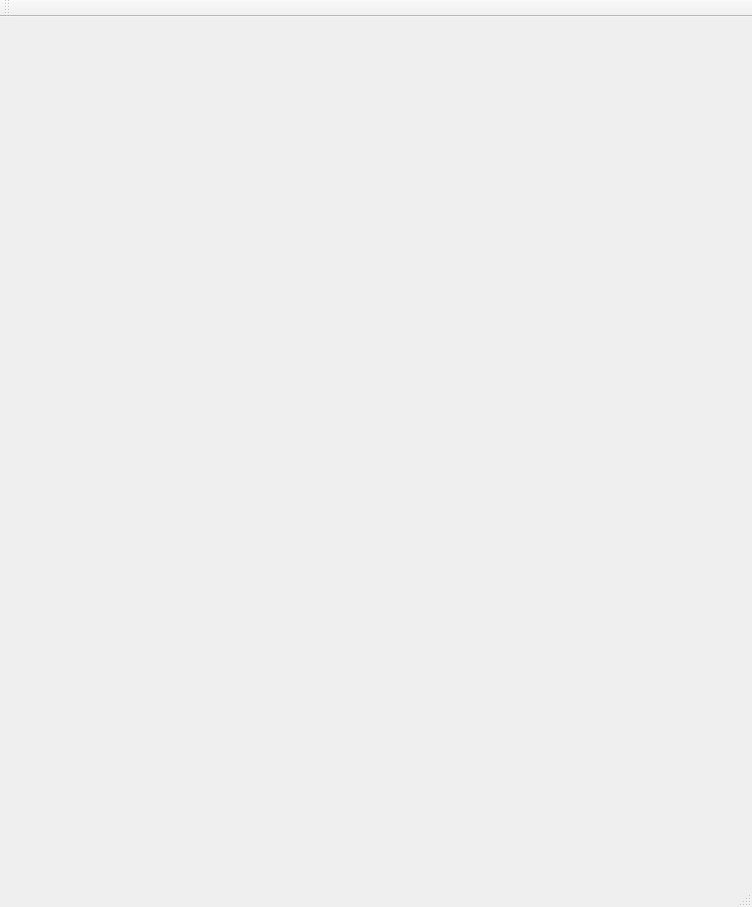
<?xml version="1.0" encoding="UTF-8"?>
<ui version="4.0">
 <class>MainWindow</class>
 <widget class="QMainWindow" name="MainWindow">
  <property name="geometry">
   <rect>
    <x>0</x>
    <y>0</y>
    <width>752</width>
    <height>907</height>
   </rect>
  </property>
  <property name="sizePolicy">
   <sizepolicy hsizetype="Ignored" vsizetype="Ignored">
    <horstretch>0</horstretch>
    <verstretch>0</verstretch>
   </sizepolicy>
  </property>
  <property name="windowTitle">
   <string>MainWindow</string>
  </property>
  <widget class="QWidget" name="centralWidget">
   <property name="enabled">
    <bool>true</bool>
   </property>
   <property name="sizePolicy">
    <sizepolicy hsizetype="Minimum" vsizetype="Minimum">
     <horstretch>0</horstretch>
     <verstretch>0</verstretch>
    </sizepolicy>
   </property>
   <widget class="QWidget" name="widget" native="true">
    <property name="geometry">
     <rect>
      <x>60</x>
      <y>610</y>
      <width>631</width>
      <height>211</height>
     </rect>
    </property>
    <widget class="QWidget" name="verticalLayoutWidget_2">
     <property name="geometry">
      <rect>
       <x>10</x>
       <y>10</y>
       <width>621</width>
       <height>201</height>
      </rect>
     </property>
     <layout class="QVBoxLayout" name="verticalLayout_2"/>
    </widget>
   </widget>
   <widget class="QWidget" name="widget_2" native="true">
    <property name="geometry">
     <rect>
      <x>60</x>
      <y>330</y>
      <width>631</width>
      <height>221</height>
     </rect>
    </property>
    <widget class="QWidget" name="verticalLayoutWidget">
     <property name="geometry">
      <rect>
       <x>10</x>
       <y>10</y>
       <width>621</width>
       <height>201</height>
      </rect>
     </property>
     <layout class="QVBoxLayout" name="verticalLayout"/>
    </widget>
   </widget>
  </widget>
  <widget class="QMenuBar" name="menuBar">
   <property name="geometry">
    <rect>
     <x>0</x>
     <y>0</y>
     <width>752</width>
     <height>23</height>
    </rect>
   </property>
  </widget>
  <widget class="QToolBar" name="mainToolBar">
   <attribute name="toolBarArea">
    <enum>TopToolBarArea</enum>
   </attribute>
   <attribute name="toolBarBreak">
    <bool>false</bool>
   </attribute>
  </widget>
  <widget class="QStatusBar" name="statusBar"/>
 </widget>
 <layoutdefault spacing="6" margin="11"/>
 <resources/>
 <connections/>
</ui>
